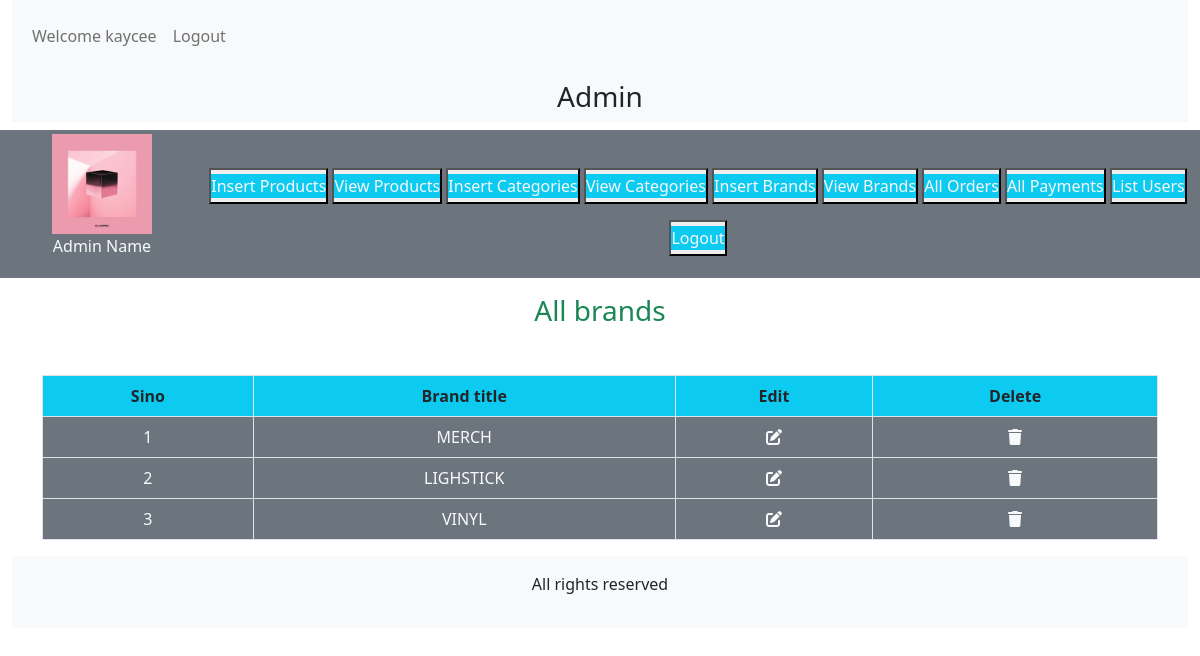
The page /admin/index.php?viewbrand (signed in) on the database its author committed.
### tables this page shows
CREATE TABLE `brands` (
  `brand_id` int(11) NOT NULL,
  `brand_title` varchar(100) NOT NULL
);

### admin/viewbrand.php (the view, shortened to what this page needs)
<!DOCTYPE html>
<html lang="en">
<head>
</head>
<body>
    <h3 class="text-center text-success">All brands</h3>
    <table class="table table-bordered mt-5">
        <thead class="bg-info">
            <tr class="text-center">
                <th>Sino</th>
                <th>Brand title</th>
                <th>Edit</th>
                <th>Delete</th>
            </tr>
        </thead>
        <tbody class="bg-secondary text-light">
            <?php
            $select_brand="Select * from `brands` ";
            $result=mysqli_query($con,$select_brand);
            $number=0;
            while($row=mysqli_fetch_assoc($result)){
                $brand_id=$row['brand_id'];
                $brand_title=$row['brand_title'];
                $number++;
            ?>
            <tr class="text-center">
                <td><?php echo $number; ?></td>
                <td><?php echo $brand_title; ?></td>
                <td><a href='index.php?editbrand=<?php echo $brand_id?>' class='text-light'> <i class='fa-solid fa-pen-to-square'></i></a></td>
                <td><a href='index.php?deletebrand=<?php echo $brand_id?>'  type="button" class="text-light" data-toggle="modal" data-target="#exampleModal">
                 <i class='fa-solid fa-trash'></i></a></td>
            </tr>
            <?php
            }
            ?>
        </tbody>
    </table>
</body>
</html>

### style.css (style rules this page uses)
* { margin: 0; padding: 0; box-sizing: border-box; }

### rows shown on the page
brands: brand_title "MERCH"
brands: brand_title "LIGHSTICK"
brands: brand_title "VINYL"

### other values the page prints
$_SESSION['admin_name'] "kaycee"
